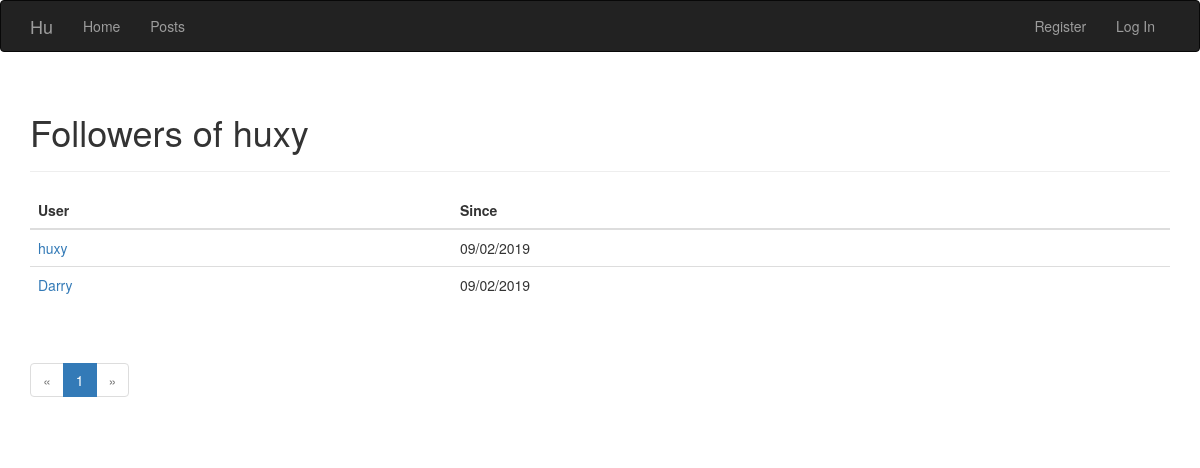
The app's page /user/huxy/followers with its own data.
### app/models.py (models this page shows, shortened)
class User(UserMixin, db.Model):
    __tablename__ = 'users'
    id = db.Column(db.Integer, primary_key = True)
    username = db.Column(db.String(64), unique = True, index = True)
    password_hash = db.Column(db.String(128))
    role_id = db.Column(db.Integer, db.ForeignKey('roles.id'))
    location = db.Column(db.String(64))
    about_me = db.Column(db.Text())
    member_since = db.Column(db.DateTime(), default=datetime.utcnow)
    last_seen = db.Column(db.DateTime(), default=datetime.utcnow)
    comments = db.relationship('Comment', backref='author', lazy='dynamic')
    posts = db.relationship('Post', backref='author', lazy='dynamic')
    followed = db.relationship('Follow', foreign_keys=[Follow.follower_id], backref=db.backref('follower', lazy='joined'),lazy='dynamic',cascade='all, delete-orphan')
    follower = db.relationship('Follow', foreign_keys=[Follow.followed_id], backref=db.backref('followed', lazy='joined'),lazy='dynamic',cascade='all, delete-orphan')
    @property
    def password(self):
        raise AttributeError('Password is not a readable attribute.')

class Follow(db.Model):
    __tablename__ = 'follows'
    follower_id = db.Column(db.Integer, db.ForeignKey('users.id'), primary_key = True)
    followed_id = db.Column(db.Integer, db.ForeignKey('users.id'), primary_key = True)
    timestamp = db.Column(db.DateTime, default=datetime.utcnow)

### app/main/views.py (the view)
@main.route('/user/<username>/followers')
def followers(username):
    user = User.query.filter_by(username=username).first()
    if not user:
        flash('Invalid user')
        return redirect(url_for('.index'))
    page = request.args.get('page', 1, type=int)
    pagination = user.follower.paginate(page, per_page=current_app.config['FOLLOWS_PER_PAGE'],error_out=False)
    follows = [{'user':item.follower, 'timestamp':item.timestamp} for item in pagination.items]
    return render_template('follows.html', user=user, title="Followers of", endpoint='.followers', pagination=pagination, follows = follows)

### app/auth/views.py (called while the page is built)
@auth.before_app_request
def before_request():
    if current_user.is_authenticated:
        current_user.ping()

### app/templates/follows.html (shortened to what this page needs)
{% extends "base.html"%}
{% import "_macros.html" as macros %}
{%block page_content %}
<div class="page-header">
	<h1> {{title}} {{user.username}}</h1>
</div>
<table class="table table-hover followers">
	<thead><tr><th>User</th><th>Since</th></tr></thead>
	{% for follow in follows%}
	<tr>
		<td>
			<a href="{{url_for('.user', username=follow.user.username)}}">
				{{follow.user.username}}
			</a>
		</td>
		<td>
			{{moment(follow.timestamp).format('L')}}
		</td>
	</tr>
	{%endfor%}
</table>
<div class="pagination">
	{{macros.pagination_widget(pagination, endpoint, username=username)}}
</div>
{%endblock%}

### records on screen
User: username "huxy", user.username "huxy"
Follow: timestamp "09/02/2019"
User: user.username "Darry"
Follow: timestamp "09/02/2019"

### other values on screen
{{ title }} "Followers of"
{{ p }} "1"
